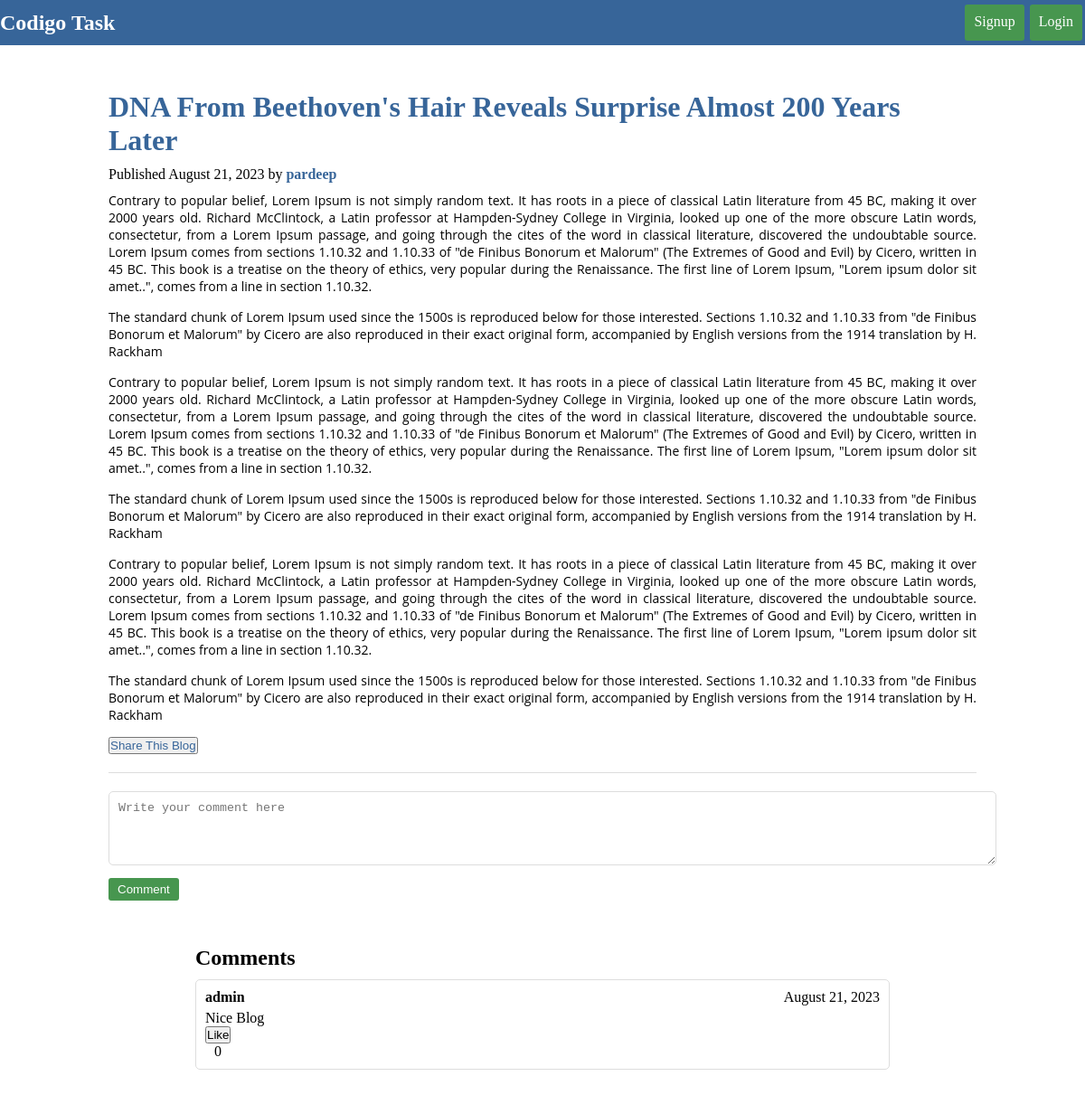
Page /detail-blog/9 on the committed database.
### home/models.py (models this page shows)
class BlogPost(models.Model):
    title = models.CharField(max_length=1000)
    content = FroalaField()
    author = models.ForeignKey(User, on_delete=models.CASCADE)
    created_at = models.DateTimeField(auto_now_add=True)

class Comment(models.Model):
    Blog = models.ForeignKey(BlogPost, on_delete=models.CASCADE, related_name="all_comments")
    author = models.ForeignKey(User, on_delete=models.CASCADE )
    content = models.TextField()
    created_at = models.DateTimeField(auto_now_add= True)
    like = models.ManyToManyField(User, related_name="liked_cmnts", blank=True)

### home/views.py (the view, shortened to what this page needs)
# urls.py: path("detail-blog/<id>", detail_blog, name="detailblog"),
def detail_blog(request, id):
    try:
        blog = BlogPost.objects.get(id=id)
    except BlogPost.DoesNotExist:
        return messages.error(request, "blog does not exit")
    comments = blog.all_comments.all()
    blog_detail_url = request.build_absolute_uri(reverse('detailblog', args=[blog.id]))
    print(blog_detail_url)
    context = {}
    context["comments"] = comments
    context["blog"] = blog
    return render(request, "detail-blog.html" , context)

### templates/detail-blog.html (shortened to what this page needs)
{% extends 'base.html' %}
{% block content %}
<div class="container">
    <div class="detail-blog">
        <h1>{{ blog.title }}</h1>
        <p>Published {{ blog.created_at|date:"F d, Y" }} by <b class="author">{{ blog.author }}</b></p>
        <div class="blog-content">
            {{ blog.content|safe }}
        </div>
        <div class="actions">
            <button id="showEmailForm">Share This Blog</button>
        </div>
        <div class="comment-form">
            <form action="" method="post">
                <textarea rows="4" name="cmnt" placeholder="Write your comment here" required></textarea>
                <button type="submit">Comment</button>
            </form>
        </div>
    </div>
    <div class="comments container">
        <h2>Comments</h2>
        {% for comment in comments %}
            <div class="comment">
                <div class="comment-header">
                    <b>{{ comment.author.username }}</b>
                    <span>{{ comment.created_at|date:"F d, Y" }} </span>
                </div>
                <p>{{ comment.content }}</p>
                <div class="like-section">
                    <form action="{% url 'like_comment' comment.id %}" method="post">
                        {% if request.user in comment.like.all %}
                            <button type="submit">Unlike</button>
                        {% else %}
                            <button type="submit">Like</button>
                        {% endif %}
                    </form>
                    <span class="likes">{{ comment.like.count }}</span>
                </div>
            </div>
        {% endfor %}
    </div>
</div>
{% endblock content %}

### static/css/main.css (style rules this page uses)
* { padding: 0; margin: 0; }
:root { --primary-color : #376599; --secondary-color : #47964f; }
.container { width: 60%; margin: auto; padding: 50px; }
.detail-blog { margin: auto; width: 600px; flex-direction: column; }
.detail-blog h1, .blog-post h1 { color: var(--primary-color); }
.detail-blog p { margin: 10px 0; }
.comment { border: 1px solid #ddd; padding: 10px; margin: 10px 0; border-radius: 5px; }
.comment-header { display: flex; justify-content: space-between; align-items: center; margin-bottom: 5px; }
.likes { margin-left: 10px; }
.comment-form { margin-top: 20px; padding-top: 20px; border-top: 1px solid #ddd; }
.comment-form textarea { width: 100%; padding: 10px; border: 1px solid #ddd; border-radius: 5px; resize: vertical; }
.dltbtn ,.comment-form button , .email-form button { margin-top: 10px; padding: 5px 10px; background-color: var(--secondary-color); color: white; border: none; border-radius: 3px; cursor: pointer; }
.actions button { color: var(--primary-color); }
.author { color: var(--primary-color); }
@media (min-width: 768px) { .container { width: 80%; } }
@media (min-width: 768px) { .detail-blog { width: 100%; margin: auto; } }

### rows in the picture
BlogPost: title "DNA From Beethoven's Hair Reveals Surprise Almost 200 Years Later", created_at "August 21, 2023", author "pardeep", content "Contrary to popular belief, Lorem Ipsum is not simply random text. It has roots in a piece of classical Latin literature from 45 BC, making it over 2000 years old. Richard McClintock, a Latin professor at Hampden-Sydney College in Virginia, looked up one of the more obscure Latin words, consectetur, from a Lorem Ipsum passage, and going through the cites of the word in classical literature, discovered the undoubtable source. Lorem Ipsum comes from sections 1.10.32 and 1.10.33 of \"de Finibus Bonorum et Malorum\" (The Extremes of Good and Evil) by Cicero, written in 45 BC. This book is a treatise on the theory of ethics, very popular during the Renaissance. The first line of Lorem Ipsum,…"
Comment: author.username "admin", created_at "August 21, 2023", content "Nice Blog", shows "Like", like.count "0"
